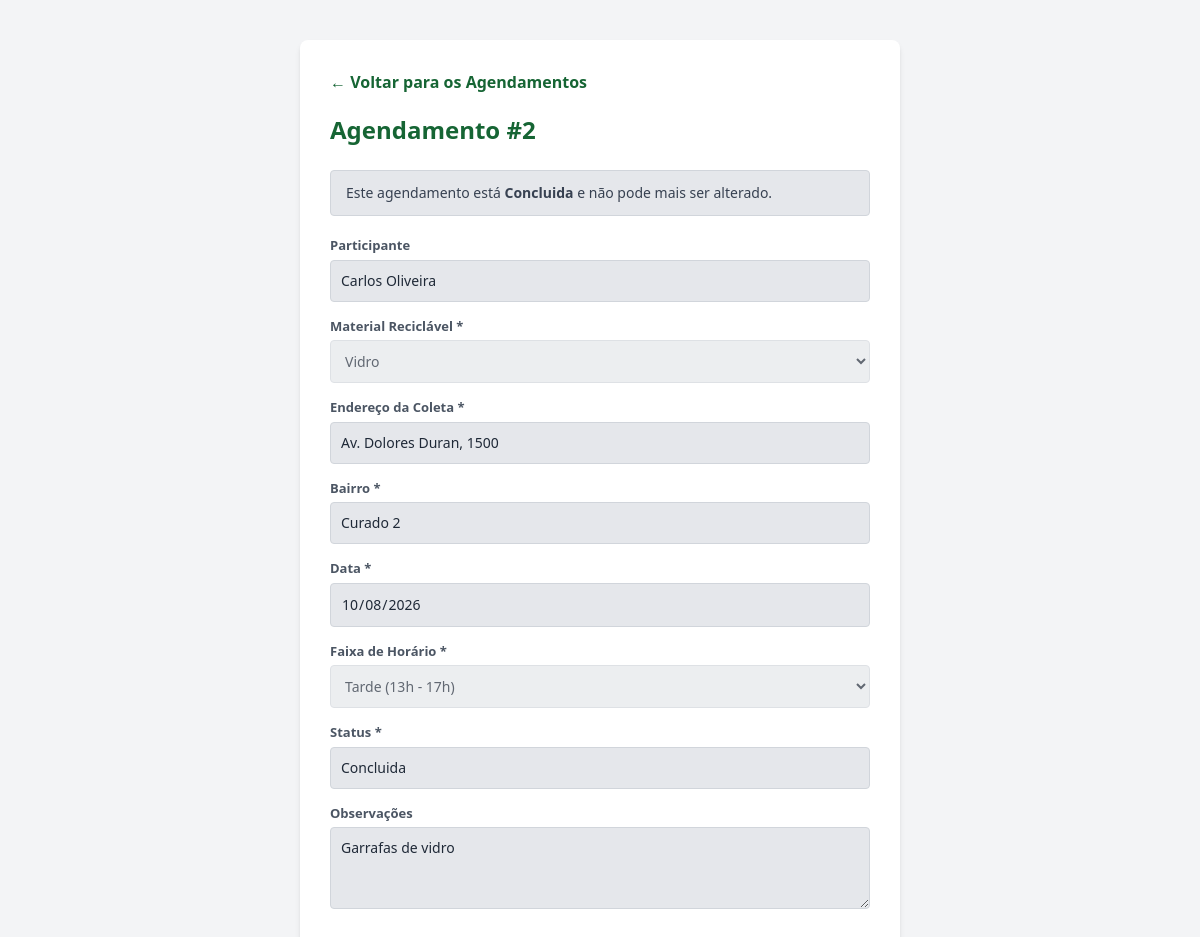
The page /CRUD_Agendamentos/editar.php?id=2 (signed in) on the database its author committed.
### tables this page shows
CREATE TABLE agendamento (
    id INT AUTO_INCREMENT PRIMARY KEY,
    participante_id INT NOT NULL,
    material_id INT NOT NULL,
    endereco VARCHAR(150) NOT NULL,
    bairro VARCHAR(80) NOT NULL,
    data_agendada DATE NOT NULL,
    faixa_horario VARCHAR(50) NOT NULL,
    status ENUM('Solicitada', 'Agendada', 'Concluida', 'Cancelada') NOT NULL DEFAULT 'Solicitada',
    observacoes TEXT NULL,
    criado_em DATETIME DEFAULT CURRENT_TIMESTAMP,
    CONSTRAINT fk_agendamento_participante FOREIGN KEY (participante_id)
        REFERENCES participante(id) ON DELETE RESTRICT ON UPDATE CASCADE,
    CONSTRAINT fk_agendamento_material FOREIGN KEY (material_id)
        REFERENCES material(id) ON DELETE RESTRICT ON UPDATE CASCADE
);

CREATE TABLE usuario (
    id INT AUTO_INCREMENT PRIMARY KEY,
    nome VARCHAR(100) NOT NULL,
    email VARCHAR(120) NOT NULL UNIQUE,
    senha_hash VARCHAR(255) NOT NULL,
    perfil ENUM('PARTICIPANTE', 'ADMIN', 'COLETOR') NOT NULL DEFAULT 'PARTICIPANTE',
    criado_em DATETIME DEFAULT CURRENT_TIMESTAMP
);

CREATE TABLE material (
    id INT AUTO_INCREMENT PRIMARY KEY,
    nome VARCHAR(60) NOT NULL UNIQUE,
    descricao VARCHAR(200) NOT NULL
);

### Models/Agendamento.php (called while the page is built, shortened)
<?php
class Agendamento
{
    private PDO $pdo;
    public function __construct(PDO $pdo)
    {
        $this->pdo = $pdo;
    }
    public function buscarPorId(int $id): ?array
    {
        $sql = "SELECT a.*, u.nome AS nome_participante, m.nome AS nome_material
                FROM agendamento a
                JOIN participante p ON a.participante_id = p.id
                JOIN usuario u ON p.usuario_id = u.id
                JOIN material m ON a.material_id = m.id
                WHERE a.id = :id";
        $stmt = $this->pdo->prepare($sql);
        $stmt->execute([':id' => $id]);
        return $stmt->fetch(PDO::FETCH_ASSOC) ?: null;
    }
}

### Models/Material.php (called while the page is built)
<?php
class Material
{
    private PDO $pdo;
    public function __construct(PDO $pdo)
    {
        $this->pdo = $pdo;
    }
    public function listar(): array
    {
        $sql = "SELECT id, nome, descricao FROM material ORDER BY nome ASC";
        $stmt = $this->pdo->prepare($sql);
        $stmt->execute();
        return $stmt->fetchAll(PDO::FETCH_ASSOC);
    }
}

### Config/listas.php (called while the page is built, shortened)
<?php
$faixasHorario = ['Manhã (08h - 12h)', 'Tarde (13h - 17h)'];

### CRUD_Agendamentos/editar.php (the view, shortened to what this page needs)
<?php
require_once __DIR__ . '/../Config/database.php';
require_once __DIR__ . '/../Config/listas.php';
require_once __DIR__ . '/../Models/Agendamento.php';
require_once __DIR__ . '/../Models/Material.php';
$agendamentoModel  = new Agendamento($pdo);
$materialModel     = new Material($pdo);
$id = (int)($_GET['id'] ?? 0);
$agendamento = $agendamentoModel->buscarPorId($id);
$materiais = $materialModel->listar();
$editavel = ($agendamento['status'] === 'Solicitada' || $agendamento['status'] === 'Agendada');
$opcoes_status = [];
$travado = $editavel ? '' : 'disabled';
?>
<!DOCTYPE html>
<html lang="pt-BR">
<head>
    <script src="https://cdn.tailwindcss.com"></script>
</head>
<body class="min-h-screen bg-gray-100 p-5 font-sans text-gray-800">
<div class="mx-auto my-5 max-w-[600px] rounded-lg bg-white p-6 shadow-md sm:p-[30px]">
    <a href="listar.php" class="mb-5 inline-block font-bold text-green-800 no-underline hover:text-green-900">&larr; Voltar para os Agendamentos</a>
    <h2 class="mb-6 mt-0 text-2xl font-bold text-green-800">Agendamento #<?= (int)$agendamento['id'] ?></h2>
    <?php if (!$editavel): ?>
        <div class="mb-5 rounded border border-gray-300 bg-gray-200 px-[15px] py-3 text-sm text-gray-700">
            Este agendamento está <strong><?= htmlspecialchars($agendamento['status']) ?></strong> e não pode mais ser alterado.
        </div>
    <?php endif; ?>
    <form method="POST" action="editar.php?id=<?= $id ?>">
        <div class="mb-[15px] flex flex-col">
            <label class="mb-1 text-[13px] font-bold text-gray-600">Participante</label>
            <input type="text" value="<?= htmlspecialchars($agendamento['nome_participante']) ?>" disabled class="cursor-not-allowed rounded border border-gray-300 bg-gray-200 p-[10px] text-sm">
        </div>
        <div class="mb-[15px] flex flex-col">
            <label for="material_id" class="mb-1 text-[13px] font-bold text-gray-600">Material Reciclável *</label>
            <select id="material_id" name="material_id" <?= $travado ?> required class="rounded border border-gray-300 bg-white p-[10px] text-sm focus:border-green-700 focus:outline-none focus:ring-1 focus:ring-green-700 disabled:cursor-not-allowed disabled:bg-gray-200">
                <?php foreach ($materiais as $m): ?>
                    <option value="<?= (int)$m['id'] ?>" <?= ((int)$m['id'] === (int)$agendamento['material_id']) ? 'selected' : '' ?>>
                        <?= htmlspecialchars($m['nome']) ?>
                    </option>
                <?php endforeach; ?>
            </select>
        </div>
        <div class="mb-[15px] flex flex-col">
            <label for="endereco" class="mb-1 text-[13px] font-bold text-gray-600">Endereço da Coleta *</label>
            <input type="text" id="endereco" name="endereco" value="<?= htmlspecialchars($agendamento['endereco']) ?>" <?= $travado ?> required class="rounded border border-gray-300 p-[10px] text-sm focus:border-green-700 focus:outline-none focus:ring-1 focus:ring-green-700 disabled:cursor-not-allowed disabled:bg-gray-200">
        </div>
        <div class="mb-[15px] flex flex-col">
            <label for="bairro" class="mb-1 text-[13px] font-bold text-gray-600">Bairro *</label>
            <input type="text" id="bairro" name="bairro" value="<?= htmlspecialchars($agendamento['bairro']) ?>" <?= $travado ?> required class="rounded border border-gray-300 p-[10px] text-sm focus:border-green-700 focus:outline-none focus:ring-1 focus:ring-green-700 disabled:cursor-not-allowed disabled:bg-gray-200">
        </div>
        <div class="mb-[15px] flex flex-col">
            <label for="data_agendada" class="mb-1 text-[13px] font-bold text-gray-600">Data *</label>
            <input type="date" id="data_agendada" name="data_agendada" value="<?= htmlspecialchars($agendamento['data_agendada']) ?>" <?= $travado ?> required class="rounded border border-gray-300 p-[10px] text-sm focus:border-green-700 focus:outline-none focus:ring-1 focus:ring-green-700 disabled:cursor-not-allowed disabled:bg-gray-200">
        </div>
        <div class="mb-[15px] flex flex-col">
            <label for="faixa_horario" class="mb-1 text-[13px] font-bold text-gray-600">Faixa de Horário *</label>
            <select id="faixa_horario" name="faixa_horario" <?= $travado ?> required class="rounded border border-gray-300 bg-white p-[10px] text-sm focus:border-green-700 focus:outline-none focus:ring-1 focus:ring-green-700 disabled:cursor-not-allowed disabled:bg-gray-200">
                <?php foreach ($faixasHorario as $faixa): ?>
                    <option value="<?= htmlspecialchars($faixa) ?>" <?= ($faixa === $agendamento['faixa_horario']) ? 'selected' : '' ?>>
                        <?= htmlspecialchars($faixa) ?>
                    </option>
                <?php endforeach; ?>
            </select>
        </div>
        <div class="mb-[15px] flex flex-col">
            <label for="status" class="mb-1 text-[13px] font-bold text-gray-600">Status *</label>
            <?php if ($editavel): ?>
                <select id="status" name="status" required class="rounded border border-gray-300 bg-white p-[10px] text-sm focus:border-green-700 focus:outline-none focus:ring-1 focus:ring-green-700">
                    <?php foreach ($opcoes_status as $s): ?>
                        <option value="<?= htmlspecialchars($s) ?>" <?= ($s === $agendamento['status']) ? 'selected' : '' ?>>
                            <?= htmlspecialchars($s) ?>
                        </option>
                    <?php endforeach; ?>
                </select>
            <?php else: ?>
                <input type="text" value="<?= htmlspecialchars($agendamento['status']) ?>" disabled class="cursor-not-allowed rounded border border-gray-300 bg-gray-200 p-[10px] text-sm">
            <?php endif; ?>
        </div>
        <div class="mb-[15px] flex flex-col">
            <label for="observacoes" class="mb-1 text-[13px] font-bold text-gray-600">Observações</label>
            <textarea id="observacoes" name="observacoes" rows="3" <?= $travado ?> class="rounded border border-gray-300 p-[10px] text-sm focus:border-green-700 focus:outline-none focus:ring-1 focus:ring-green-700 disabled:cursor-not-allowed disabled:bg-gray-200"><?= htmlspecialchars($agendamento['observacoes'] ?? '') ?></textarea>
        </div>
    </form>
</div>
</body>
</html>

### rows shown on the page
agendamento: id "2", status "Concluida", nome "Carlos Oliveira", material_id "Vidro", endereco "Av. Dolores Duran, 1500", bairro "Curado 2", data_agendada "10/08/2026", faixa_horario "Tarde (13h - 17h)", observacoes "Garrafas de vidro"
